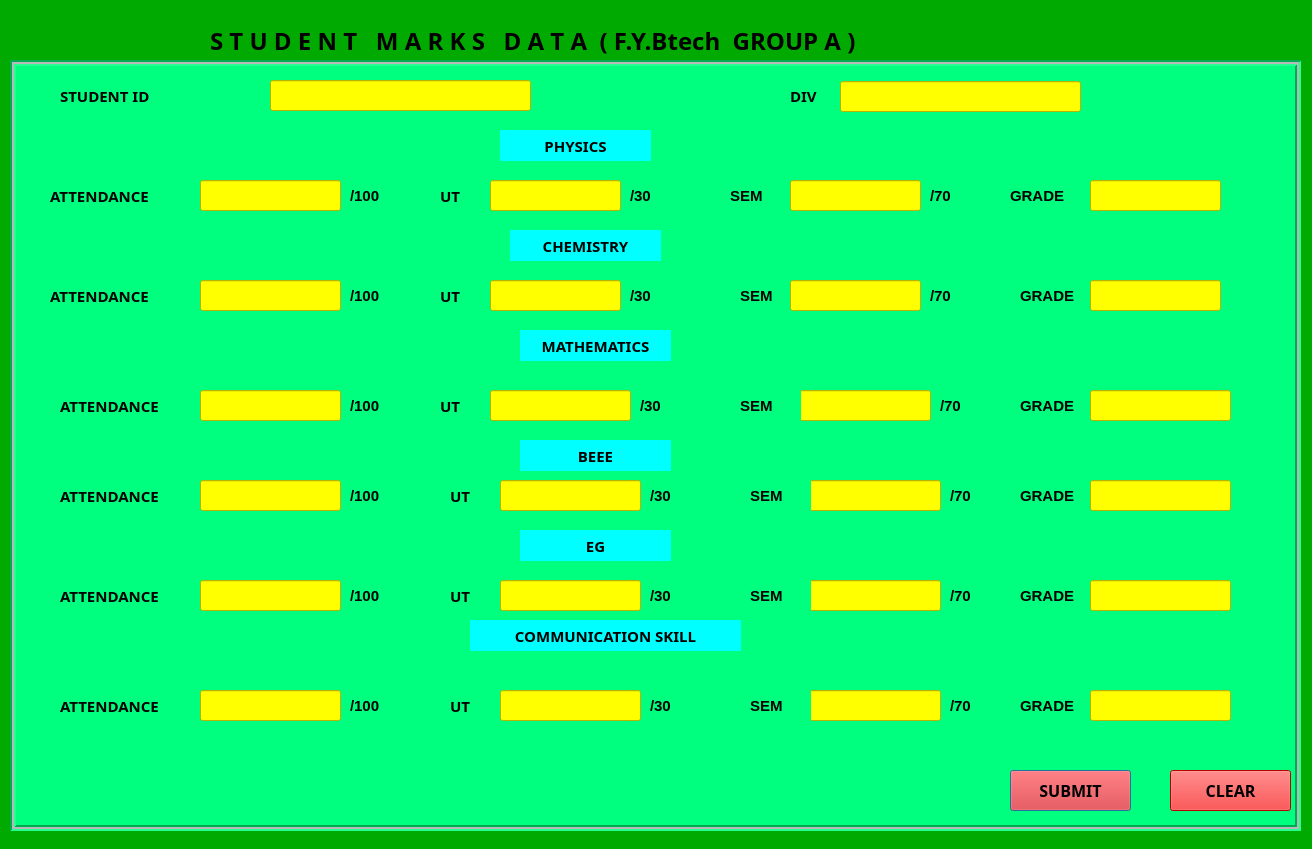
 <widget class="QDialog" name="Dialog">
  <property name="geometry">
   <rect>
    <x>0</x>
    <y>0</y>
    <width>1312</width>
    <height>849</height>
   </rect>
  </property>
  <property name="windowTitle">
   <string>Dialog</string>
  </property>
  <property name="styleSheet">
   <string notr="true">background-color: rgb(0, 170, 0);</string>
  </property>
  <widget class="QLabel" name="STUDENTDATALBL">
   <property name="geometry">
    <rect>
     <x>210</x>
     <y>20</y>
     <width>1011</width>
     <height>41</height>
    </rect>
   </property>
   <property name="font">
    <font>
     <family>Felix Titling</family>
     <pointsize>18</pointsize>
     <weight>75</weight>
     <bold>true</bold>
    </font>
   </property>
   <property name="text">
    <string>S T U D E N T   M A R K S   D A T A  ( F.Y.Btech  GROUP A )</string>
   </property>
  </widget>
  <widget class="QFrame" name="GRPAframe">
   <property name="geometry">
    <rect>
     <x>10</x>
     <y>60</y>
     <width>1291</width>
     <height>771</height>
    </rect>
   </property>
   <property name="styleSheet">
    <string notr="true">background-color: rgb(0, 255, 127);</string>
   </property>
   <property name="frameShape">
    <enum>QFrame::Box</enum>
   </property>
   <property name="frameShadow">
    <enum>QFrame::Sunken</enum>
   </property>
   <property name="lineWidth">
    <number>2</number>
   </property>
   <property name="midLineWidth">
    <number>2</number>
   </property>
   <widget class="QLabel" name="STUDENTIDLBL">
    <property name="geometry">
     <rect>
      <x>50</x>
      <y>10</y>
      <width>191</width>
      <height>51</height>
     </rect>
    </property>
    <property name="font">
     <font>
      <family>Felix Titling</family>
      <pointsize>11</pointsize>
      <weight>75</weight>
      <bold>true</bold>
     </font>
    </property>
    <property name="text">
     <string>STUDENT ID</string>
    </property>
   </widget>
   <widget class="QLineEdit" name="STUDENTIDlineEdit">
    <property name="geometry">
     <rect>
      <x>260</x>
      <y>20</y>
      <width>261</width>
      <height>31</height>
     </rect>
    </property>
    <property name="styleSheet">
     <string notr="true">background-color: rgb(255, 255, 0);</string>
    </property>
   </widget>
   <widget class="QLabel" name="PHYSICSLBL">
    <property name="geometry">
     <rect>
      <x>490</x>
      <y>70</y>
      <width>151</width>
      <height>31</height>
     </rect>
    </property>
    <property name="font">
     <font>
      <family>Felix Titling</family>
      <pointsize>11</pointsize>
      <weight>75</weight>
      <bold>true</bold>
     </font>
    </property>
    <property name="styleSheet">
     <string notr="true">background-color: rgb(0, 255, 255);</string>
    </property>
    <property name="text">
     <string>PHYSICS</string>
    </property>
    <property name="alignment">
     <set>Qt::AlignCenter</set>
    </property>
   </widget>
   <widget class="QLabel" name="DIVLBL">
    <property name="geometry">
     <rect>
      <x>780</x>
      <y>20</y>
      <width>201</width>
      <height>31</height>
     </rect>
    </property>
    <property name="font">
     <font>
      <family>Felix Titling</family>
      <pointsize>11</pointsize>
      <weight>75</weight>
      <bold>true</bold>
     </font>
    </property>
    <property name="text">
     <string>DIV</string>
    </property>
   </widget>
   <widget class="QLineEdit" name="DIVlineEdit">
    <property name="geometry">
     <rect>
      <x>830</x>
      <y>21</y>
      <width>241</width>
      <height>31</height>
     </rect>
    </property>
    <property name="styleSheet">
     <string notr="true">background-color: rgb(255, 255, 0);</string>
    </property>
   </widget>
   <widget class="QLabel" name="ATTPHYLBL">
    <property name="geometry">
     <rect>
      <x>40</x>
      <y>120</y>
      <width>140</width>
      <height>31</height>
     </rect>
    </property>
    <property name="font">
     <font>
      <family>Felix Titling</family>
      <pointsize>11</pointsize>
      <weight>75</weight>
      <bold>true</bold>
     </font>
    </property>
    <property name="text">
     <string>ATTENDANCE</string>
    </property>
   </widget>
   <widget class="QLineEdit" name="ATTPHYlineEdit">
    <property name="geometry">
     <rect>
      <x>190</x>
      <y>120</y>
      <width>141</width>
      <height>31</height>
     </rect>
    </property>
    <property name="styleSheet">
     <string notr="true">background-color: rgb(255, 255, 0);</string>
    </property>
   </widget>
   <widget class="QLabel" name="UTLBL">
    <property name="geometry">
     <rect>
      <x>430</x>
      <y>120</y>
      <width>121</width>
      <height>31</height>
     </rect>
    </property>
    <property name="font">
     <font>
      <family>Felix Titling</family>
      <pointsize>11</pointsize>
      <weight>75</weight>
      <bold>true</bold>
     </font>
    </property>
    <property name="text">
     <string>UT </string>
    </property>
   </widget>
   <widget class="QLineEdit" name="UTPHYlineEdit">
    <property name="geometry">
     <rect>
      <x>480</x>
      <y>120</y>
      <width>131</width>
      <height>31</height>
     </rect>
    </property>
    <property name="styleSheet">
     <string notr="true">background-color: rgb(255, 255, 0);</string>
    </property>
   </widget>
   <widget class="QLabel" name="label">
    <property name="geometry">
     <rect>
      <x>620</x>
      <y>120</y>
      <width>61</width>
      <height>31</height>
     </rect>
    </property>
    <property name="font">
     <font>
      <pointsize>11</pointsize>
      <weight>75</weight>
      <bold>true</bold>
     </font>
    </property>
    <property name="text">
     <string>/30</string>
    </property>
   </widget>
   <widget class="QLabel" name="label_2">
    <property name="geometry">
     <rect>
      <x>340</x>
      <y>120</y>
      <width>61</width>
      <height>31</height>
     </rect>
    </property>
    <property name="font">
     <font>
      <pointsize>11</pointsize>
      <weight>75</weight>
      <bold>true</bold>
     </font>
    </property>
    <property name="text">
     <string>/100</string>
    </property>
   </widget>
   <widget class="QLabel" name="label_3">
    <property name="geometry">
     <rect>
      <x>720</x>
      <y>120</y>
      <width>61</width>
      <height>31</height>
     </rect>
    </property>
    <property name="font">
     <font>
      <pointsize>11</pointsize>
      <weight>75</weight>
      <bold>true</bold>
     </font>
    </property>
    <property name="text">
     <string>SEM</string>
    </property>
   </widget>
   <widget class="QLineEdit" name="SEMPHYlineEdit">
    <property name="geometry">
     <rect>
      <x>780</x>
      <y>120</y>
      <width>131</width>
      <height>31</height>
     </rect>
    </property>
    <property name="styleSheet">
     <string notr="true">background-color: rgb(255, 255, 0);</string>
    </property>
   </widget>
   <widget class="QLabel" name="label_4">
    <property name="geometry">
     <rect>
      <x>920</x>
      <y>120</y>
      <width>61</width>
      <height>31</height>
     </rect>
    </property>
    <property name="font">
     <font>
      <pointsize>11</pointsize>
      <weight>75</weight>
      <bold>true</bold>
     </font>
    </property>
    <property name="text">
     <string>/70</string>
    </property>
   </widget>
   <widget class="QLabel" name="PHYSICSLBL_2">
    <property name="geometry">
     <rect>
      <x>500</x>
      <y>170</y>
      <width>151</width>
      <height>31</height>
     </rect>
    </property>
    <property name="font">
     <font>
      <family>Felix Titling</family>
      <pointsize>11</pointsize>
      <weight>75</weight>
      <bold>true</bold>
     </font>
    </property>
    <property name="styleSheet">
     <string notr="true">background-color: rgb(0, 255, 255);</string>
    </property>
    <property name="text">
     <string>CHEMISTRY</string>
    </property>
    <property name="alignment">
     <set>Qt::AlignCenter</set>
    </property>
   </widget>
   <widget class="QLabel" name="ATTPHYLBL_2">
    <property name="geometry">
     <rect>
      <x>40</x>
      <y>220</y>
      <width>140</width>
      <height>31</height>
     </rect>
    </property>
    <property name="font">
     <font>
      <family>Felix Titling</family>
      <pointsize>11</pointsize>
      <weight>75</weight>
      <bold>true</bold>
     </font>
    </property>
    <property name="text">
     <string>ATTENDANCE</string>
    </property>
   </widget>
   <widget class="QLineEdit" name="ATTCHMlineEdit">
    <property name="geometry">
     <rect>
      <x>190</x>
      <y>220</y>
      <width>141</width>
      <height>31</height>
     </rect>
    </property>
    <property name="styleSheet">
     <string notr="true">background-color: rgb(255, 255, 0);</string>
    </property>
   </widget>
   <widget class="QLabel" name="label_5">
    <property name="geometry">
     <rect>
      <x>340</x>
      <y>220</y>
      <width>61</width>
      <height>31</height>
     </rect>
    </property>
    <property name="font">
     <font>
      <pointsize>11</pointsize>
      <weight>75</weight>
      <bold>true</bold>
     </font>
    </property>
    <property name="text">
     <string>/100</string>
    </property>
   </widget>
   <widget class="QLabel" name="UTLBL_2">
    <property name="geometry">
     <rect>
      <x>430</x>
      <y>220</y>
      <width>121</width>
      <height>31</height>
     </rect>
    </property>
    <property name="font">
     <font>
      <family>Felix Titling</family>
      <pointsize>11</pointsize>
      <weight>75</weight>
      <bold>true</bold>
     </font>
    </property>
    <property name="text">
     <string>UT </string>
    </property>
   </widget>
   <widget class="QLineEdit" name="UTCHMlineEdit">
    <property name="geometry">
     <rect>
      <x>480</x>
      <y>220</y>
      <width>131</width>
      <height>31</height>
     </rect>
    </property>
    <property name="styleSheet">
     <string notr="true">background-color: rgb(255, 255, 0);</string>
    </property>
   </widget>
   <widget class="QLabel" name="label_6">
    <property name="geometry">
     <rect>
      <x>620</x>
      <y>220</y>
      <width>61</width>
      <height>31</height>
     </rect>
    </property>
    <property name="font">
     <font>
      <pointsize>11</pointsize>
      <weight>75</weight>
      <bold>true</bold>
     </font>
    </property>
    <property name="text">
     <string>/30</string>
    </property>
   </widget>
   <widget class="QLabel" name="label_7">
    <property name="geometry">
     <rect>
      <x>730</x>
      <y>220</y>
      <width>61</width>
      <height>31</height>
     </rect>
    </property>
    <property name="font">
     <font>
      <pointsize>11</pointsize>
      <weight>75</weight>
      <bold>true</bold>
     </font>
    </property>
    <property name="text">
     <string>SEM</string>
    </property>
   </widget>
   <widget class="QLineEdit" name="SEMCHMlineEdit">
    <property name="geometry">
     <rect>
      <x>780</x>
      <y>220</y>
      <width>131</width>
      <height>31</height>
     </rect>
    </property>
    <property name="styleSheet">
     <string notr="true">background-color: rgb(255, 255, 0);</string>
    </property>
   </widget>
   <widget class="QLabel" name="label_8">
    <property name="geometry">
     <rect>
      <x>920</x>
      <y>220</y>
      <width>61</width>
      <height>31</height>
     </rect>
    </property>
    <property name="font">
     <font>
      <pointsize>11</pointsize>
      <weight>75</weight>
      <bold>true</bold>
     </font>
    </property>
    <property name="text">
     <string>/70</string>
    </property>
   </widget>
   <widget class="QLabel" name="label_9">
    <property name="geometry">
     <rect>
      <x>1000</x>
      <y>120</y>
      <width>61</width>
      <height>31</height>
     </rect>
    </property>
    <property name="font">
     <font>
      <pointsize>11</pointsize>
      <weight>75</weight>
      <bold>true</bold>
     </font>
    </property>
    <property name="text">
     <string>GRADE</string>
    </property>
   </widget>
   <widget class="QLineEdit" name="GRADEPHYlineEdit">
    <property name="geometry">
     <rect>
      <x>1080</x>
      <y>120</y>
      <width>131</width>
      <height>31</height>
     </rect>
    </property>
    <property name="styleSheet">
     <string notr="true">background-color: rgb(255, 255, 0);</string>
    </property>
   </widget>
   <widget class="QLabel" name="label_10">
    <property name="geometry">
     <rect>
      <x>1010</x>
      <y>220</y>
      <width>61</width>
      <height>31</height>
     </rect>
    </property>
    <property name="font">
     <font>
      <pointsize>11</pointsize>
      <weight>75</weight>
      <bold>true</bold>
     </font>
    </property>
    <property name="text">
     <string>GRADE</string>
    </property>
   </widget>
   <widget class="QLineEdit" name="GRADECHMlineEdit">
    <property name="geometry">
     <rect>
      <x>1080</x>
      <y>220</y>
      <width>131</width>
      <height>31</height>
     </rect>
    </property>
    <property name="styleSheet">
     <string notr="true">background-color: rgb(255, 255, 0);</string>
    </property>
   </widget>
   <widget class="QLabel" name="PHYSICSLBL_3">
    <property name="geometry">
     <rect>
      <x>510</x>
      <y>270</y>
      <width>151</width>
      <height>31</height>
     </rect>
    </property>
    <property name="font">
     <font>
      <family>Felix Titling</family>
      <pointsize>11</pointsize>
      <weight>75</weight>
      <bold>true</bold>
     </font>
    </property>
    <property name="styleSheet">
     <string notr="true">background-color: rgb(0, 255, 255);</string>
    </property>
    <property name="text">
     <string>MATHEMATICS</string>
    </property>
    <property name="alignment">
     <set>Qt::AlignCenter</set>
    </property>
   </widget>
   <widget class="QLabel" name="PHYSICSLBL_4">
    <property name="geometry">
     <rect>
      <x>510</x>
      <y>380</y>
      <width>151</width>
      <height>31</height>
     </rect>
    </property>
    <property name="font">
     <font>
      <family>Felix Titling</family>
      <pointsize>11</pointsize>
      <weight>75</weight>
      <bold>true</bold>
     </font>
    </property>
    <property name="styleSheet">
     <string notr="true">background-color: rgb(0, 255, 255);</string>
    </property>
    <property name="text">
     <string>BEEE</string>
    </property>
    <property name="alignment">
     <set>Qt::AlignCenter</set>
    </property>
   </widget>
   <widget class="QLabel" name="PHYSICSLBL_5">
    <property name="geometry">
     <rect>
      <x>510</x>
      <y>470</y>
      <width>151</width>
      <height>31</height>
     </rect>
    </property>
    <property name="font">
     <font>
      <family>Felix Titling</family>
      <pointsize>11</pointsize>
      <weight>75</weight>
      <bold>true</bold>
     </font>
    </property>
    <property name="styleSheet">
     <string notr="true">background-color: rgb(0, 255, 255);</string>
    </property>
    <property name="text">
     <string>EG</string>
    </property>
    <property name="alignment">
     <set>Qt::AlignCenter</set>
    </property>
   </widget>
   <widget class="QLabel" name="PHYSICSLBL_6">
    <property name="geometry">
     <rect>
      <x>460</x>
      <y>560</y>
      <width>271</width>
      <height>31</height>
     </rect>
    </property>
    <property name="font">
     <font>
      <family>Felix Titling</family>
      <pointsize>11</pointsize>
      <weight>75</weight>
      <bold>true</bold>
     </font>
    </property>
    <property name="styleSheet">
     <string notr="true">background-color: rgb(0, 255, 255);</string>
    </property>
    <property name="text">
     <string>COMMUNICATION SKILL</string>
    </property>
    <property name="alignment">
     <set>Qt::AlignCenter</set>
    </property>
   </widget>
   <widget class="QPushButton" name="SUBMITApushButton">
    <property name="geometry">
     <rect>
      <x>1000</x>
      <y>710</y>
      <width>121</width>
      <height>41</height>
     </rect>
    </property>
    <property name="font">
     <font>
      <family>Felix Titling</family>
      <pointsize>12</pointsize>
      <weight>75</weight>
      <bold>true</bold>
     </font>
    </property>
    <property name="styleSheet">
     <string notr="true">background-color: rgb(255, 0, 0);</string>
    </property>
    <property name="text">
     <string>SUBMIT</string>
    </property>
   </widget>
   <widget class="QPushButton" name="CLEARApushButton">
    <property name="geometry">
     <rect>
      <x>1160</x>
      <y>710</y>
      <width>121</width>
      <height>41</height>
     </rect>
    </property>
    <property name="font">
     <font>
      <family>Felix Titling</family>
      <pointsize>12</pointsize>
      <weight>75</weight>
      <bold>true</bold>
     </font>
    </property>
    <property name="styleSheet">
     <string notr="true">background-color: rgb(255, 0, 0);</string>
    </property>
    <property name="text">
     <string>CLEAR</string>
    </property>
   </widget>
   <widget class="QLineEdit" name="ATTMATHlineEdit">
    <property name="geometry">
     <rect>
      <x>190</x>
      <y>330</y>
      <width>141</width>
      <height>31</height>
     </rect>
    </property>
    <property name="styleSheet">
     <string notr="true">background-color: rgb(255, 255, 0);</string>
    </property>
   </widget>
   <widget class="QLineEdit" name="UTMATHlineEdit">
    <property name="geometry">
     <rect>
      <x>480</x>
      <y>330</y>
      <width>141</width>
      <height>31</height>
     </rect>
    </property>
    <property name="styleSheet">
     <string notr="true">background-color: rgb(255, 255, 0);</string>
    </property>
   </widget>
   <widget class="QLineEdit" name="SEMMATHlineEdit">
    <property name="geometry">
     <rect>
      <x>780</x>
      <y>330</y>
      <width>141</width>
      <height>31</height>
     </rect>
    </property>
    <property name="styleSheet">
     <string notr="true">background-color: rgb(255, 255, 0);</string>
    </property>
   </widget>
   <widget class="QLineEdit" name="GRADEMATHlineEdit">
    <property name="geometry">
     <rect>
      <x>1080</x>
      <y>330</y>
      <width>141</width>
      <height>31</height>
     </rect>
    </property>
    <property name="styleSheet">
     <string notr="true">background-color: rgb(255, 255, 0);</string>
    </property>
   </widget>
   <widget class="QLineEdit" name="ATTBElineEdit">
    <property name="geometry">
     <rect>
      <x>190</x>
      <y>420</y>
      <width>141</width>
      <height>31</height>
     </rect>
    </property>
    <property name="styleSheet">
     <string notr="true">background-color: rgb(255, 255, 0);</string>
    </property>
   </widget>
   <widget class="QLineEdit" name="UTBElineEdit">
    <property name="geometry">
     <rect>
      <x>490</x>
      <y>420</y>
      <width>141</width>
      <height>31</height>
     </rect>
    </property>
    <property name="styleSheet">
     <string notr="true">background-color: rgb(255, 255, 0);</string>
    </property>
   </widget>
   <widget class="QLineEdit" name="SEMBElineEdit">
    <property name="geometry">
     <rect>
      <x>790</x>
      <y>420</y>
      <width>141</width>
      <height>31</height>
     </rect>
    </property>
    <property name="styleSheet">
     <string notr="true">background-color: rgb(255, 255, 0);</string>
    </property>
   </widget>
   <widget class="QLineEdit" name="GRADEBElineEdit">
    <property name="geometry">
     <rect>
      <x>1080</x>
      <y>420</y>
      <width>141</width>
      <height>31</height>
     </rect>
    </property>
    <property name="styleSheet">
     <string notr="true">background-color: rgb(255, 255, 0);</string>
    </property>
   </widget>
   <widget class="QLineEdit" name="ATTEGlineEdit">
    <property name="geometry">
     <rect>
      <x>190</x>
      <y>520</y>
      <width>141</width>
      <height>31</height>
     </rect>
    </property>
    <property name="styleSheet">
     <string notr="true">background-color: rgb(255, 255, 0);</string>
    </property>
   </widget>
   <widget class="QLineEdit" name="UTEGlineEdit">
    <property name="geometry">
     <rect>
      <x>490</x>
      <y>520</y>
      <width>141</width>
      <height>31</height>
     </rect>
    </property>
    <property name="styleSheet">
     <string notr="true">background-color: rgb(255, 255, 0);</string>
    </property>
   </widget>
   <widget class="QLineEdit" name="SEMEGlineEdit">
    <property name="geometry">
     <rect>
      <x>790</x>
      <y>520</y>
      <width>141</width>
      <height>31</height>
     </rect>
    </property>
    <property name="styleSheet">
     <string notr="true">background-color: rgb(255, 255, 0);</string>
    </property>
   </widget>
   <widget class="QLineEdit" name="SEMEGlineEdit_2">
    <property name="geometry">
     <rect>
      <x>1080</x>
      <y>520</y>
      <width>141</width>
      <height>31</height>
     </rect>
    </property>
    <property name="styleSheet">
     <string notr="true">background-color: rgb(255, 255, 0);</string>
    </property>
   </widget>
   <widget class="QLineEdit" name="ATTCSlineEdit">
    <property name="geometry">
     <rect>
      <x>190</x>
      <y>630</y>
      <width>141</width>
      <height>31</height>
     </rect>
    </property>
    <property name="styleSheet">
     <string notr="true">background-color: rgb(255, 255, 0);</string>
    </property>
   </widget>
   <widget class="QLineEdit" name="UTCSlineEdit">
    <property name="geometry">
     <rect>
      <x>490</x>
      <y>630</y>
      <width>141</width>
      <height>31</height>
     </rect>
    </property>
    <property name="styleSheet">
     <string notr="true">background-color: rgb(255, 255, 0);</string>
    </property>
   </widget>
   <widget class="QLineEdit" name="SEMCSlineEdit">
    <property name="geometry">
     <rect>
      <x>790</x>
      <y>630</y>
      <width>141</width>
      <height>31</height>
     </rect>
    </property>
    <property name="styleSheet">
     <string notr="true">background-color: rgb(255, 255, 0);</string>
    </property>
   </widget>
   <widget class="QLineEdit" name="GRADECSlineEdit">
    <property name="geometry">
     <rect>
      <x>1080</x>
      <y>630</y>
      <width>141</width>
      <height>31</height>
     </rect>
    </property>
    <property name="styleSheet">
     <string notr="true">background-color: rgb(255, 255, 0);</string>
    </property>
   </widget>
   <widget class="QLabel" name="ATTPHYLBL_3">
    <property name="geometry">
     <rect>
      <x>50</x>
      <y>330</y>
      <width>140</width>
      <height>31</height>
     </rect>
    </property>
    <property name="font">
     <font>
      <family>Felix Titling</family>
      <pointsize>11</pointsize>
      <weight>75</weight>
      <bold>true</bold>
     </font>
    </property>
    <property name="text">
     <string>ATTENDANCE</string>
    </property>
   </widget>
   <widget class="QLabel" name="ATTPHYLBL_4">
    <property name="geometry">
     <rect>
      <x>50</x>
      <y>420</y>
      <width>140</width>
      <height>31</height>
     </rect>
    </property>
    <property name="font">
     <font>
      <family>Felix Titling</family>
      <pointsize>11</pointsize>
      <weight>75</weight>
      <bold>true</bold>
     </font>
    </property>
    <property name="text">
     <string>ATTENDANCE</string>
    </property>
   </widget>
   <widget class="QLabel" name="ATTPHYLBL_5">
    <property name="geometry">
     <rect>
      <x>50</x>
      <y>520</y>
      <width>140</width>
      <height>31</height>
     </rect>
    </property>
    <property name="font">
     <font>
      <family>Felix Titling</family>
      <pointsize>11</pointsize>
      <weight>75</weight>
      <bold>true</bold>
     </font>
    </property>
    <property name="text">
     <string>ATTENDANCE</string>
    </property>
   </widget>
   <widget class="QLabel" name="ATTPHYLBL_6">
    <property name="geometry">
     <rect>
      <x>50</x>
      <y>630</y>
      <width>140</width>
      <height>31</height>
     </rect>
    </property>
    <property name="font">
     <font>
      <family>Felix Titling</family>
      <pointsize>11</pointsize>
      <weight>75</weight>
      <bold>true</bold>
     </font>
    </property>
    <property name="text">
     <string>ATTENDANCE</string>
    </property>
   </widget>
   <widget class="QLabel" name="label_11">
    <property name="geometry">
     <rect>
      <x>340</x>
      <y>330</y>
      <width>61</width>
      <height>31</height>
     </rect>
    </property>
    <property name="font">
     <font>
      <pointsize>11</pointsize>
      <weight>75</weight>
      <bold>true</bold>
     </font>
    </property>
    <property name="text">
     <string>/100</string>
    </property>
   </widget>
   <widget class="QLabel" name="label_12">
    <property name="geometry">
     <rect>
      <x>340</x>
      <y>420</y>
      <width>61</width>
      <height>31</height>
     </rect>
    </property>
    <property name="font">
     <font>
      <pointsize>11</pointsize>
      <weight>75</weight>
      <bold>true</bold>
     </font>
    </property>
    <property name="text">
     <string>/100</string>
    </property>
   </widget>
   <widget class="QLabel" name="label_13">
    <property name="geometry">
     <rect>
      <x>340</x>
      <y>520</y>
      <width>61</width>
      <height>31</height>
     </rect>
    </property>
    <property name="font">
     <font>
      <pointsize>11</pointsize>
      <weight>75</weight>
      <bold>true</bold>
     </font>
    </property>
    <property name="text">
     <string>/100</string>
    </property>
   </widget>
   <widget class="QLabel" name="label_14">
    <property name="geometry">
     <rect>
      <x>340</x>
      <y>630</y>
      <width>61</width>
      <height>31</height>
     </rect>
    </property>
    <property name="font">
     <font>
      <pointsize>11</pointsize>
      <weight>75</weight>
      <bold>true</bold>
     </font>
    </property>
    <property name="text">
     <string>/100</string>
    </property>
   </widget>
   <widget class="QLabel" name="UTLBL_3">
    <property name="geometry">
     <rect>
      <x>430</x>
      <y>330</y>
      <width>41</width>
      <height>31</height>
     </rect>
    </property>
    <property name="font">
     <font>
      <family>Felix Titling</family>
      <pointsize>11</pointsize>
      <weight>75</weight>
      <bold>true</bold>
     </font>
    </property>
    <property name="text">
     <string>UT </string>
    </property>
   </widget>
   <widget class="QLabel" name="UTLBL_5">
    <property name="geometry">
     <rect>
      <x>440</x>
      <y>520</y>
      <width>31</width>
      <height>31</height>
     </rect>
    </property>
    <property name="font">
     <font>
      <family>Felix Titling</family>
      <pointsize>11</pointsize>
      <weight>75</weight>
      <bold>true</bold>
     </font>
    </property>
    <property name="text">
     <string>UT </string>
    </property>
   </widget>
   <widget class="QLabel" name="UTLBL_6">
    <property name="geometry">
     <rect>
      <x>440</x>
      <y>630</y>
      <width>41</width>
      <height>31</height>
     </rect>
    </property>
    <property name="font">
     <font>
      <family>Felix Titling</family>
      <pointsize>11</pointsize>
      <weight>75</weight>
      <bold>true</bold>
     </font>
    </property>
    <property name="text">
     <string>UT </string>
    </property>
   </widget>
   <widget class="QLabel" name="label_15">
    <property name="geometry">
     <rect>
      <x>630</x>
      <y>330</y>
      <width>61</width>
      <height>31</height>
     </rect>
    </property>
    <property name="font">
     <font>
      <pointsize>11</pointsize>
      <weight>75</weight>
      <bold>true</bold>
     </font>
    </property>
    <property name="text">
     <string>/30</string>
    </property>
   </widget>
   <widget class="QLabel" name="label_16">
    <property name="geometry">
     <rect>
      <x>640</x>
      <y>420</y>
      <width>61</width>
      <height>31</height>
     </rect>
    </property>
    <property name="font">
     <font>
      <pointsize>11</pointsize>
      <weight>75</weight>
      <bold>true</bold>
     </font>
    </property>
    <property name="text">
     <string>/30</string>
    </property>
   </widget>
   <widget class="QLabel" name="label_17">
    <property name="geometry">
     <rect>
      <x>640</x>
      <y>520</y>
      <width>61</width>
      <height>31</height>
     </rect>
    </property>
    <property name="font">
     <font>
      <pointsize>11</pointsize>
      <weight>75</weight>
      <bold>true</bold>
     </font>
    </property>
    <property name="text">
     <string>/30</string>
    </property>
   </widget>
   <widget class="QLabel" name="label_18">
    <property name="geometry">
     <rect>
      <x>640</x>
      <y>630</y>
      <width>61</width>
      <height>31</height>
     </rect>
    </property>
    <property name="font">
     <font>
      <pointsize>11</pointsize>
      <weight>75</weight>
      <bold>true</bold>
     </font>
    </property>
    <property name="text">
     <string>/30</string>
    </property>
   </widget>
   <widget class="QLabel" name="label_19">
    <property name="geometry">
     <rect>
      <x>730</x>
      <y>330</y>
      <width>61</width>
      <height>31</height>
     </rect>
    </property>
    <property name="font">
     <font>
      <pointsize>11</pointsize>
      <weight>75</weight>
      <bold>true</bold>
     </font>
    </property>
    <property name="text">
     <string>SEM</string>
    </property>
   </widget>
   <widget class="QLabel" name="label_20">
    <property name="geometry">
     <rect>
      <x>740</x>
      <y>420</y>
      <width>61</width>
      <height>31</height>
     </rect>
    </property>
    <property name="font">
     <font>
      <pointsize>11</pointsize>
      <weight>75</weight>
      <bold>true</bold>
     </font>
    </property>
    <property name="text">
     <string>SEM</string>
    </property>
   </widget>
   <widget class="QLabel" name="label_21">
    <property name="geometry">
     <rect>
      <x>740</x>
      <y>520</y>
      <width>61</width>
      <height>31</height>
     </rect>
    </property>
    <property name="font">
     <font>
      <pointsize>11</pointsize>
      <weight>75</weight>
      <bold>true</bold>
     </font>
    </property>
    <property name="text">
     <string>SEM</string>
    </property>
   </widget>
   <widget class="QLabel" name="label_22">
    <property name="geometry">
     <rect>
      <x>740</x>
      <y>630</y>
      <width>61</width>
      <height>31</height>
     </rect>
    </property>
    <property name="font">
     <font>
      <pointsize>11</pointsize>
      <weight>75</weight>
      <bold>true</bold>
     </font>
    </property>
    <property name="text">
     <string>SEM</string>
    </property>
   </widget>
   <widget class="QLabel" name="label_23">
    <property name="geometry">
     <rect>
      <x>930</x>
      <y>330</y>
      <width>61</width>
      <height>31</height>
     </rect>
    </property>
    <property name="font">
     <font>
      <pointsize>11</pointsize>
      <weight>75</weight>
      <bold>true</bold>
     </font>
    </property>
    <property name="text">
     <string>/70</string>
    </property>
   </widget>
   <widget class="QLabel" name="label_24">
    <property name="geometry">
     <rect>
      <x>940</x>
      <y>420</y>
      <width>61</width>
      <height>31</height>
     </rect>
    </property>
    <property name="font">
     <font>
      <pointsize>11</pointsize>
      <weight>75</weight>
      <bold>true</bold>
     </font>
    </property>
    <property name="text">
     <string>/70</string>
    </property>
   </widget>
   <widget class="QLabel" name="label_25">
    <property name="geometry">
     <rect>
      <x>940</x>
      <y>520</y>
      <width>61</width>
      <height>31</height>
     </rect>
    </property>
    <property name="font">
     <font>
      <pointsize>11</pointsize>
      <weight>75</weight>
      <bold>true</bold>
     </font>
    </property>
    <property name="text">
     <string>/70</string>
    </property>
   </widget>
   <widget class="QLabel" name="label_26">
    <property name="geometry">
     <rect>
      <x>940</x>
      <y>630</y>
      <width>61</width>
      <height>31</height>
     </rect>
    </property>
    <property name="font">
     <font>
      <pointsize>11</pointsize>
      <weight>75</weight>
      <bold>true</bold>
     </font>
    </property>
    <property name="text">
     <string>/70</string>
    </property>
   </widget>
   <widget class="QLabel" name="label_27">
    <property name="geometry">
     <rect>
      <x>1010</x>
      <y>330</y>
      <width>61</width>
      <height>31</height>
     </rect>
    </property>
    <property name="font">
     <font>
      <pointsize>11</pointsize>
      <weight>75</weight>
      <bold>true</bold>
     </font>
    </property>
    <property name="text">
     <string>GRADE</string>
    </property>
   </widget>
   <widget class="QLabel" name="label_28">
    <property name="geometry">
     <rect>
      <x>1010</x>
      <y>420</y>
      <width>61</width>
      <height>31</height>
     </rect>
    </property>
    <property name="font">
     <font>
      <pointsize>11</pointsize>
      <weight>75</weight>
      <bold>true</bold>
     </font>
    </property>
    <property name="text">
     <string>GRADE</string>
    </property>
   </widget>
   <widget class="QLabel" name="label_29">
    <property name="geometry">
     <rect>
      <x>1010</x>
      <y>520</y>
      <width>61</width>
      <height>31</height>
     </rect>
    </property>
    <property name="font">
     <font>
      <pointsize>11</pointsize>
      <weight>75</weight>
      <bold>true</bold>
     </font>
    </property>
    <property name="text">
     <string>GRADE</string>
    </property>
   </widget>
   <widget class="QLabel" name="label_30">
    <property name="geometry">
     <rect>
      <x>1010</x>
      <y>630</y>
      <width>61</width>
      <height>31</height>
     </rect>
    </property>
    <property name="font">
     <font>
      <pointsize>11</pointsize>
      <weight>75</weight>
      <bold>true</bold>
     </font>
    </property>
    <property name="text">
     <string>GRADE</string>
    </property>
   </widget>
   <widget class="QLabel" name="UTLBL_4">
    <property name="geometry">
     <rect>
      <x>440</x>
      <y>420</y>
      <width>41</width>
      <height>31</height>
     </rect>
    </property>
    <property name="font">
     <font>
      <family>Felix Titling</family>
      <pointsize>11</pointsize>
      <weight>75</weight>
      <bold>true</bold>
     </font>
    </property>
    <property name="text">
     <string>UT </string>
    </property>
   </widget>
  </widget>
 </widget>
